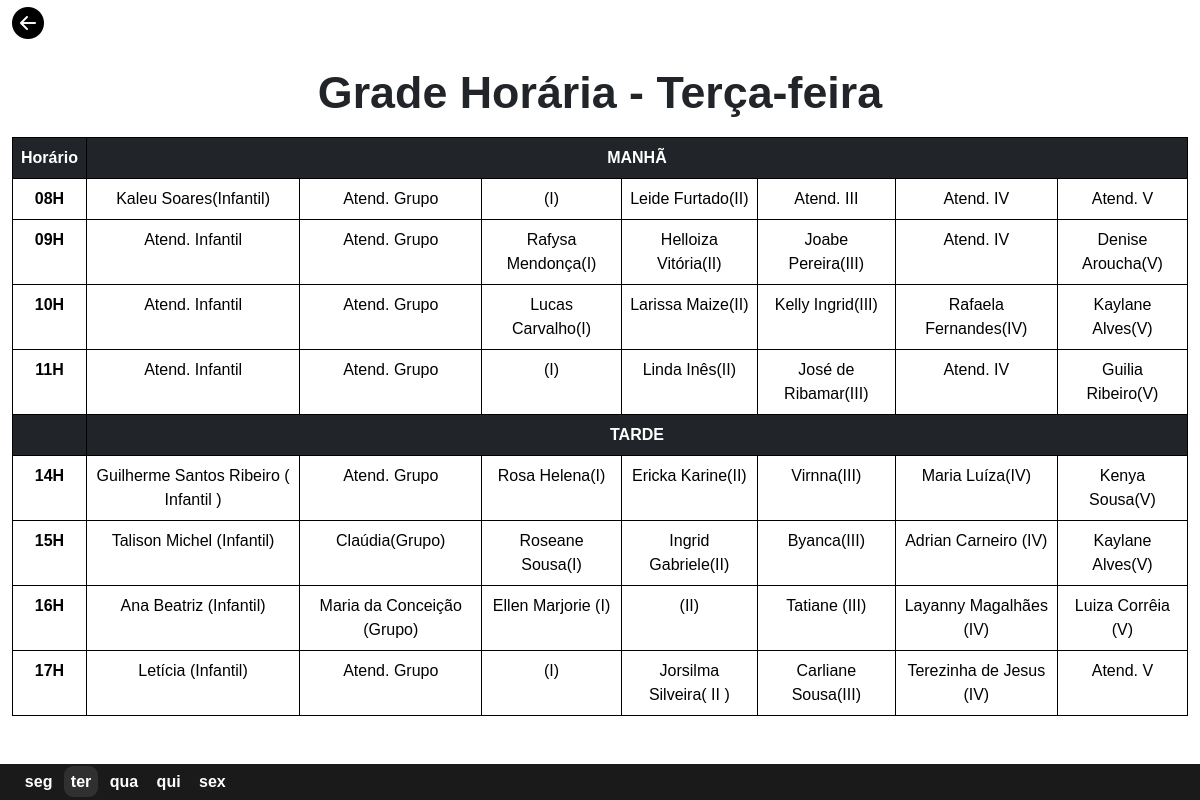
The app's page /admin/pages/reservar-sala-terca.php, older data.
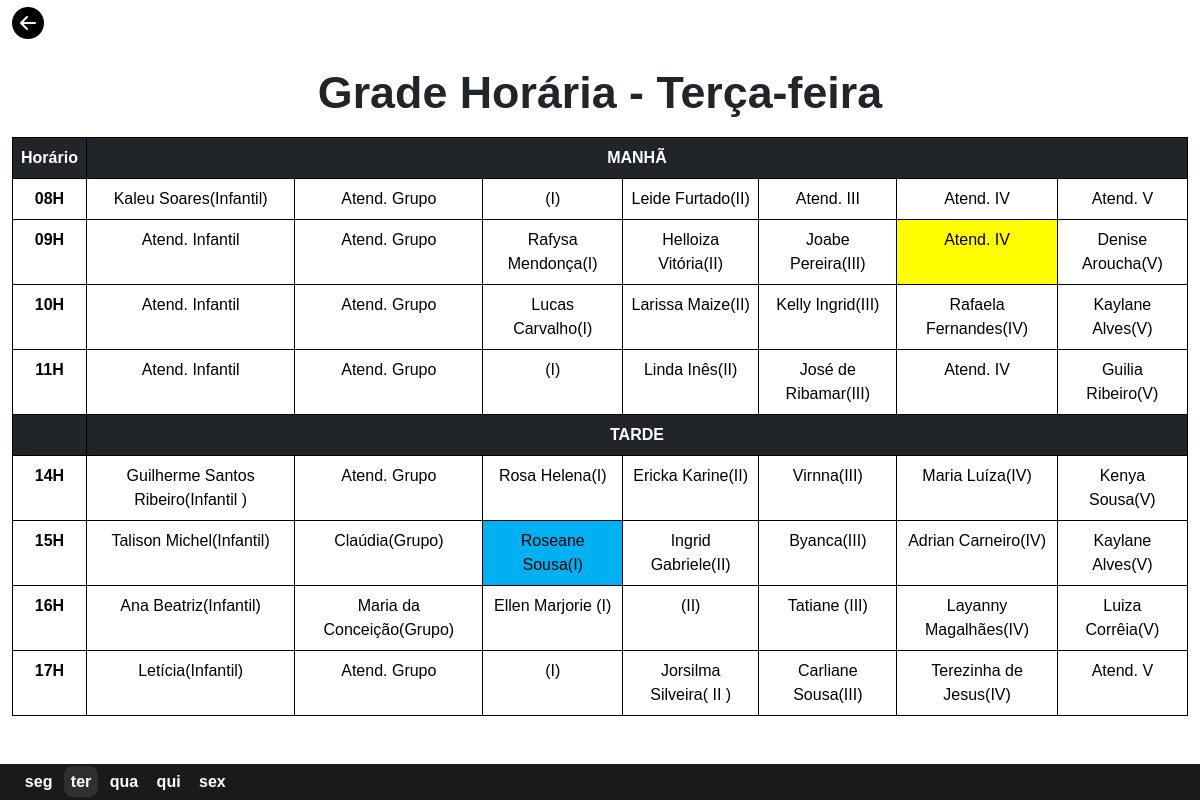
The same page, newer data.
### tables this page shows
CREATE TABLE `tbl_horario_sala` (
  `id` int(11) UNSIGNED NOT NULL,
  `horario` varchar(10) NOT NULL
);

CREATE TABLE `tbl_sala_reservada` (
  `id` int(10) UNSIGNED NOT NULL,
  `id_turno` int(11) UNSIGNED NOT NULL,
  `id_horario` int(11) UNSIGNED NOT NULL,
  `id_semana` int(11) UNSIGNED NOT NULL,
  `id_status` int(11) UNSIGNED NOT NULL,
  `sala_cod` varchar(20) NOT NULL,
  `sala` varchar(100) NOT NULL
);

### admin/pages/reservar-sala-terca.php (the view, shortened to what this page needs)
<?php
include('../../db/conexao.php');
?>
<!DOCTYPE html>
<html lang="en">
<head>
    <link href="https://cdn.jsdelivr.net/npm/bootstrap@5.3.3/dist/css/bootstrap.min.css" rel="stylesheet">
    <link rel="stylesheet" href="https://cdn.jsdelivr.net/npm/bootstrap-icons@1.10.5/font/bootstrap-icons.css">
</head>
<body>
    <div class="container-fluid divForm">
        <div class="divVoltar">
            <a href="layout/pacientes.php"><i class="bi bi-arrow-left-circle-fill" id="iconeVoltar"></i></a>
        </div>
        <h2>Grade Horária - Terça-feira</h2>
        <table class="table">
            <form action="" method="post">
                <thead class="table-dark">
                    <tr>
                        <th>Horário</th>
                        <th colspan="7">MANHÃ</th>
                    </tr>
                </thead>
                <tbody>
                    <?php
                        $sql_horario = "SELECT id, horario from tbl_horario_sala ORDER BY id";
                        $result_horario = mysqli_query($mysqli, $sql_horario);
                        while($row_horario = mysqli_fetch_assoc($result_horario)) {
                            $horario_da_sala = $row_horario['horario'];
                    ?>
                    <tr>
                        <?php
                            if($horario_da_sala == '14H') {
                                echo "
                                </tbody>
                                    <thead class='table-dark'>
                                        <tr>
                                            <th></th>
                                            <th class='tarde' colspan='8'>TARDE</th>
                                        </tr>
                                    </thead>
                                <tbody>
                                ";
                            }
                        ?>
                        <th><?php echo $row_horario['horario'] ?></th>
                            <?php
                                $sql_sala_reserva = "SELECT s.id, s.sala, s.sala_cod, st.status
                                                    FROM tbl_sala_reservada s
                                                    INNER JOIN tbl_horario_sala h ON s.id_horario = h.id
                                                    INNER JOIN tbl_status_sala st ON s.id_status = st.id
                                                    WHERE h.horario = '$horario_da_sala' && s.id_semana = 2
                                                    ORDER BY s.id;
                                                    ";
                                $result_reserva = mysqli_query($mysqli, $sql_sala_reserva);
                                while($row = mysqli_fetch_assoc($result_reserva)) {
                            ?>
                            <td
                            name="<?php echo $row['sala_cod'] ?>"
                                    id="<?php echo $row['sala_cod'] ?>"
                                    class="<?php echo $row['status'] ?>"
                            >
                            <?php echo $row['sala'] ?>
                            </td>
                            <?php
                              }
                            ?>
                            <tr>
                            <?php
                                }
                            ?>
                    </tr>
                </tbody>
            </form>
        </table>
    </div>
    <footer class="container-fluid">
        <nav>
            <a href="reservar-sala-segunda.php">seg</a>
            <a href="reservar-sala-terca.php" id="selected">ter</a>
            <a href="reservar-sala-quarta.php">qua</a>
            <a href="reservar-sala-quinta.php">qui</a>
            <a href="reservar-sala-sexta.php">sex</a>
        </nav>
    </footer>
</body>
</html>

### admin/pages/reservar-sala-terca.php (style rules this page uses)
* { font-family: Arial, Helvetica, sans-serif; }
body { max-width: 100%; max-height: 100%; }
.container-fluid h2 { text-align: center; font-size: 280%; font-weight: bold; margin: 1.5%; }
.divForm { height: '80%'; }
table { border-collapse: collapse; }
tbody td { cursor: pointer; }
table th, td { border: 1px solid black; padding: 8px; text-align: center; }
th { background-color: #f2f2f2; cursor: default; }
td.reservada { background-color: yellow; }
td.triagem { background-color: rgb(0, 176, 240); }
td.nada { background-color: white; }
.divVoltar { width: '100%'; }
#iconeVoltar { cursor: pointer; color: black; font-size: 200%; transition: .5s; }
footer { width: '100%'; background-color: rgb(26, 26, 26); position: fixed; bottom: 0; }
footer nav { padding-top: '20%'; padding: 0.5%; }
footer nav a { text-decoration: none; color: white; font-weight: bold; padding: 0.6%; border-radius: 9px; transition: .5s; }
#selected { background-color: rgb(48, 48, 48); }

Row changes from the older to the newer data that the page shows:
changed tbl_sala_reservada (number 13 of 56 on the later page): id_status 5 → 1 (drawn)
changed tbl_sala_reservada: sala "Guilherme Santos Ribeiro ( Infantil )" → "Guilherme Santos Ribeiro(Infantil )"
changed tbl_sala_reservada: sala "Talison Michel (Infantil)" → "Talison Michel(Infantil)"
changed tbl_sala_reservada "Roseane Sousa(I)": id_status 5 → 4 (drawn)
changed tbl_sala_reservada: sala "Adrian Carneiro (IV)" → "Adrian Carneiro(IV)"
changed tbl_sala_reservada: sala "Ana Beatriz (Infantil)" → "Ana Beatriz(Infantil)"
changed tbl_sala_reservada: sala "Maria da Conceição (Grupo)" → "Maria da Conceição(Grupo)"
changed tbl_sala_reservada: sala "Layanny Magalhães (IV)" → "Layanny Magalhães(IV)"
changed tbl_sala_reservada: sala "Luiza Corrêia (V)" → "Luiza Corrêia(V)"
changed tbl_sala_reservada: sala "Letícia (Infantil)" → "Letícia(Infantil)"
changed tbl_sala_reservada: sala "Terezinha de Jesus (IV)" → "Terezinha de Jesus(IV)"
